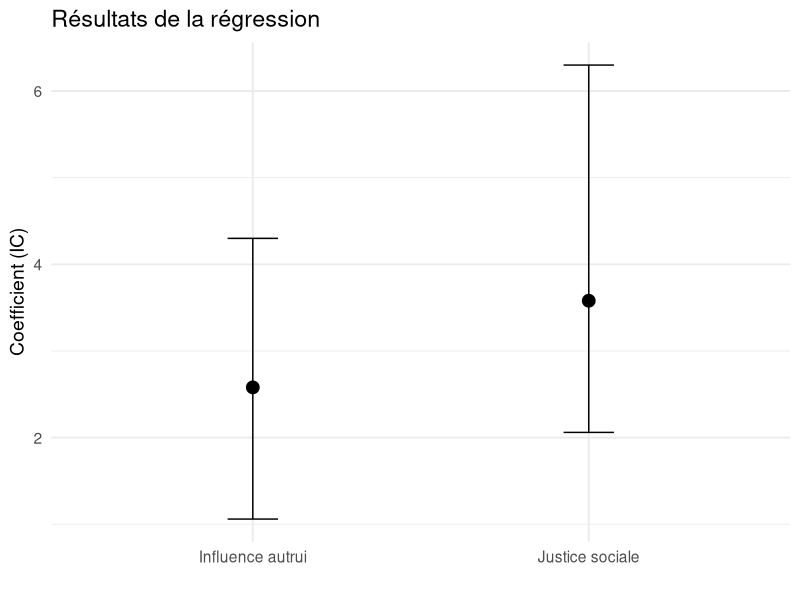
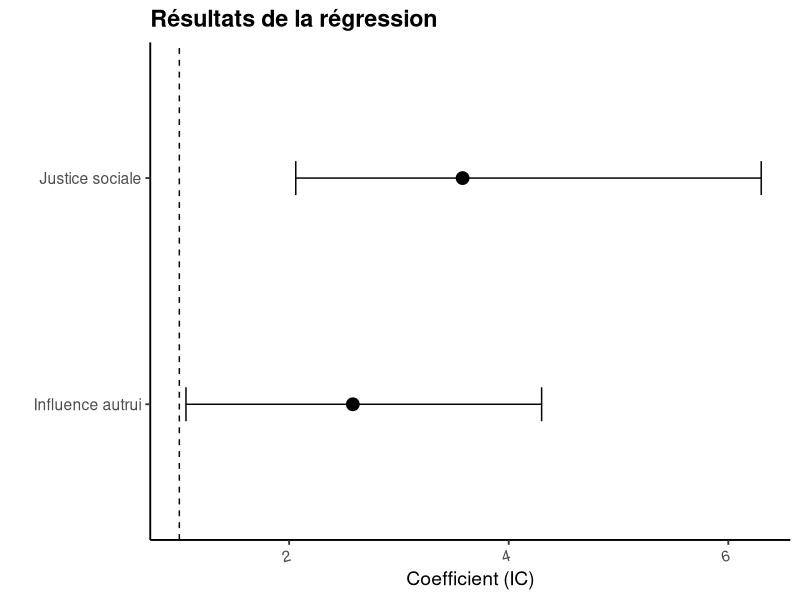

Here is the R script that generated these plots, in order:
## ---- chunk 1

library(ggplot2)
library(dplyr)

# Data
df <- data.frame(
  Variable = c("Justice sociale", "Influence autrui"),
  Coef = c(3.58011, 2.58011),
  Min = c(2.0604057, 1.0604057),
  Max = c(6.299708, 4.299708)
) %>%
  mutate(
    ymin = Min,
    ymax = Max
  )

# Plot
ggplot(df, aes(x = Variable, y = Coef)) +
  geom_point(size = 4) +
  geom_errorbar(aes(ymin = ymin, ymax = ymax), width = .15) +
  labs(
    title = "Résultats de la régression",
    y = "Coefficient (IC)",
    x = ""
  ) +
  theme_minimal(base_size = 14)

## ---- chunk 2

ggplot(df, aes(x = Variable, y = Coef)) +
  geom_point(size = 4) +
  geom_errorbar(aes(ymin = ymin, ymax = ymax), width = .15) +
  geom_hline(yintercept = 1, linetype = "dashed") + 
  labs(
    title = "Résultats de la régression",
    y = "Coefficient (IC)",
    x = ""
  ) +
theme_classic(base_size = 14) +
theme(
  axis.text.x = element_text(angle = 15, hjust = 1),
  plot.title = element_text(face = "bold") 
)+
  coord_flip()
